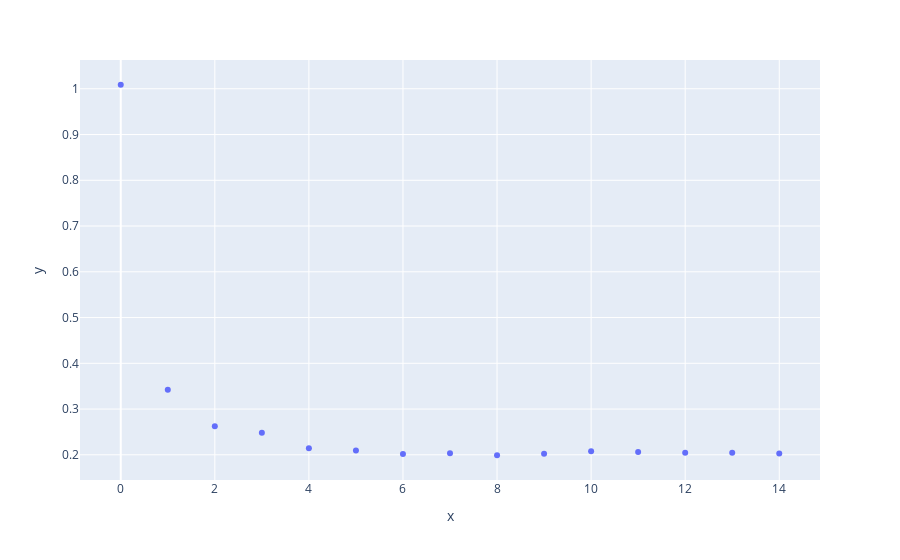

Notebook cell for this chart:
### Code cell
px.scatter(
    x = np.arange(0, 15, 1),
    y = maes
)

### Figure 1 — Plotly figure (JSON) as saved in the notebook; plotly's stock layout.template omitted (floating-point values rounded to 4 significant figures)
{"data": [{"hovertemplate": "x=%{x}<br>y=%{y}<extra></extra>", "legendgroup": "", "marker": {"color": "#636efa", "symbol": "circle"}, "mode": "markers", "name": "", "orientation": "v", "showlegend": false, "type": "scatter", "x": [0, 1, 2, 3, 4, 5, 6, 7, 8, 9, 10, 11, 12, 13, 14], "xaxis": "x", "y": [1.009, 0.3423, 0.2626, 0.2483, 0.2141, 0.2097, 0.2016, 0.2035, 0.199, 0.2024, 0.2079, 0.2064, 0.2046, 0.2046, 0.2027], "yaxis": "y"}], "layout": {"legend": {"tracegroupgap": 0}, "margin": {"t": 60}, "xaxis": {"anchor": "y", "domain": [0, 1], "title": {"text": "x"}}, "yaxis": {"anchor": "x", "domain": [0, 1], "title": {"text": "y"}}}}
